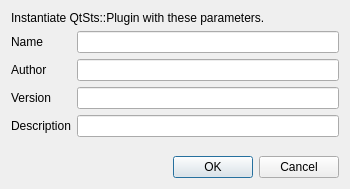
<?xml version="1.0" encoding="UTF-8"?>
<ui version="4.0">
 <class>DialogPlugin</class>
 <widget class="QDialog" name="DialogPlugin">
  <property name="geometry">
   <rect>
    <x>0</x>
    <y>0</y>
    <width>350</width>
    <height>189</height>
   </rect>
  </property>
  <property name="windowTitle">
   <string>Plugin Parameters</string>
  </property>
  <layout class="QVBoxLayout" name="verticalLayout">
   <item>
    <widget class="QLabel" name="label">
     <property name="text">
      <string>Instantiate QtSts::Plugin with these parameters.</string>
     </property>
    </widget>
   </item>
   <item>
    <layout class="QFormLayout" name="formLayout">
     <item row="0" column="0">
      <widget class="QLabel" name="labelName">
       <property name="text">
        <string>Name</string>
       </property>
      </widget>
     </item>
     <item row="0" column="1">
      <widget class="QLineEdit" name="editName"/>
     </item>
     <item row="1" column="0">
      <widget class="QLabel" name="labelAuthor">
       <property name="text">
        <string>Author</string>
       </property>
      </widget>
     </item>
     <item row="1" column="1">
      <widget class="QLineEdit" name="editAuthor"/>
     </item>
     <item row="2" column="0">
      <widget class="QLabel" name="labelVersion">
       <property name="text">
        <string>Version</string>
       </property>
      </widget>
     </item>
     <item row="2" column="1">
      <widget class="QLineEdit" name="editVersion"/>
     </item>
     <item row="3" column="0">
      <widget class="QLabel" name="labelDescription">
       <property name="text">
        <string>Description</string>
       </property>
      </widget>
     </item>
     <item row="3" column="1">
      <widget class="QLineEdit" name="editDescription"/>
     </item>
    </layout>
   </item>
   <item>
    <spacer name="verticalSpacer">
     <property name="orientation">
      <enum>Qt::Vertical</enum>
     </property>
     <property name="sizeHint" stdset="0">
      <size>
       <width>20</width>
       <height>14</height>
      </size>
     </property>
    </spacer>
   </item>
   <item>
    <widget class="QDialogButtonBox" name="buttonBox">
     <property name="orientation">
      <enum>Qt::Horizontal</enum>
     </property>
     <property name="standardButtons">
      <set>QDialogButtonBox::Cancel|QDialogButtonBox::Ok</set>
     </property>
    </widget>
   </item>
  </layout>
 </widget>
 <resources/>
 <connections>
  <connection>
   <sender>buttonBox</sender>
   <signal>accepted()</signal>
   <receiver>DialogPlugin</receiver>
   <slot>accept()</slot>
   <hints>
    <hint type="sourcelabel">
     <x>248</x>
     <y>254</y>
    </hint>
    <hint type="destinationlabel">
     <x>157</x>
     <y>274</y>
    </hint>
   </hints>
  </connection>
  <connection>
   <sender>buttonBox</sender>
   <signal>rejected()</signal>
   <receiver>DialogPlugin</receiver>
   <slot>reject()</slot>
   <hints>
    <hint type="sourcelabel">
     <x>316</x>
     <y>260</y>
    </hint>
    <hint type="destinationlabel">
     <x>286</x>
     <y>274</y>
    </hint>
   </hints>
  </connection>
 </connections>
</ui>
